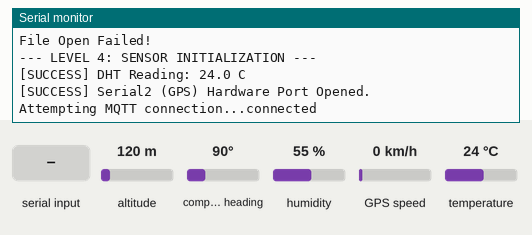
Recording of a program running on a simulated ESP32. On the bench: the last lines printed to the serial monitor. The test bench sets the inputs (shaded band); at power-on: temperature 24 °C, altitude 120 m, compass heading 90°, humidity 55 %, GPS speed 0 km/h. WiFi joins after 1.5 s; servers stay silent unless stated; storage starts empty; the GPS gets a fix after 3 s at 37.7749, -122.4194 with 8 satellites; no MQTT or app messages arrive unless stated.

Above: at 4.7 s.
4.8 s: "d" received over Serial
At 4.96 s:
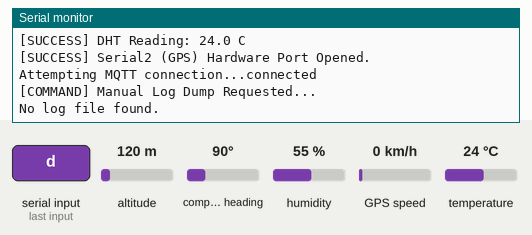
6.3 s: "e" received over Serial
At 7.1 s:
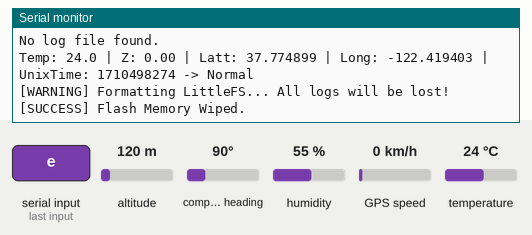
9.3 s: temperature set to 19 °C
At 11.4 s:
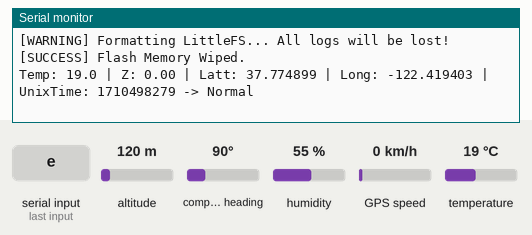

Measured:
- after the input at 4.8 s, the serial monitor: prints a new line at once (image 1)
- after the input at 6.3 s, the serial monitor: prints a new line at once (image 2)
- after the input at 9.3 s, the serial monitor: prints a new line after 0.71 s (image 3)

The program:

main.cpp
```cpp
#include <Arduino.h>
#include <WiFi.h>
#include <PubSubClient.h>
#include <LittleFS.h>
#include <DHT.h>
#include <TinyGPS++.h>
#include <TimeLib.h>

#include "soc/soc.h"
#include "soc/rtc_cntl_reg.h"
#include "AnomalyDetector.h"
#include "Structs.h"

#define DHT_PIN 4
#define DHT_TYPE DHT22
DHT dht(DHT_PIN, DHT_TYPE);

// WiFi must be 2G for ESP to connect
const char* ssid = "";
const char* password = "";

// --- OBJECTS ---
WiFiClient espClient;
PubSubClient mqtt(espClient);
TinyGPSPlus gps;
AnomalyDetector tempMonitor(10);
unsigned long lastMsg = 0;
unsigned long lastSent = 0;
const char* logPath = "/logs.csv";

// --- ADAFRUIT IO CONFIG ---
const char* mqtt_server = "io.adafruit.com";
const char* mqtt_user   = "";
const char* mqtt_key    = "";
const char* mqtt_temp_feed   = "";
const char* mqtt_zScore_feed = "";
const char* mqtt_location_feed = "";


// --- MQTT connect function ---
void connectMQTT() {
    while (!mqtt.connected()) {
        Serial.print("Attempting MQTT connection...");

        if (mqtt.connect("ESP32_Client", mqtt_user, mqtt_key)) {
            Serial.println("connected");
        } else {
            Serial.print("failed, rc=");
            Serial.print(mqtt.state());
            Serial.println(" try again in 5 seconds");
            delay(5000);
        }
    }
}

// --- Log to Flash ---
// logs data to LittleFS partition on ESP32
void logToFlash(float temp, float zScore, double latt, double lng, unsigned long time) {
    File file = LittleFS.open(logPath, FILE_APPEND);

    if (!file) {
        Serial.println("[ERROR] LittleFS: Failed to open file for appending.");
        return;
    }

    size_t bytesWritten;
    if (latt == 0.0 && lng == 0.0) {
        bytesWritten = file.printf("%.2f,%.2f,-,-\n", temp, zScore);
    } else {
        bytesWritten = file.printf("%.2f,%.2f,%.6f,%.6f,%lu\n", temp, zScore, latt, lng, time);
    }

    if (bytesWritten > 0) {
        Serial.printf("[SUCCESS] Logged %d bytes to Flash.\n", bytesWritten);
    } else {
        Serial.println("[ERROR] LittleFS: Write failed.");
    }

    file.close();
}

// ---Prints all entries on LittleFS partition
void dumpLogs() {
    File file = LittleFS.open(logPath, "r");
    if (!file) {
        Serial.println("No log file found.");
        return;
    }
    Serial.println("---CSV_START---");
    while (file.available()) {
        Serial.write(file.read());
    }
    Serial.println("---CSV_END---");
    file.close();
}

// ---Get UnixTime---
// Returns time from gps is unix format

unsigned long  getUnixTime(){
    if (gps.date.isValid() && gps.time.isValid()) {
        tmElements_t tm;
        tm.Year = CalendarYrToTm(gps.date.year()); // Years since 1970
        tm.Month = gps.date.month();
        tm.Day = gps.date.day();
        tm.Hour = gps.time.hour();
        tm.Minute = gps.time.minute();
        tm.Second = gps.time.second();

        unsigned long unixTime = makeTime(tm); // Convert to Unix time
        return unixTime;
        } else {return 0;}
}


void setup() {
    WRITE_PERI_REG(RTC_CNTL_BROWN_OUT_REG, 0);
    Serial.begin(115200);
    delay(2000);

    Serial.println("\n--- LEVEL 2: WIFI + LOGIC TEST ---");

    // Limit wifi power to avoid brownouts
    WiFi.mode(WIFI_STA);
    WiFi.setTxPower(WIFI_POWER_11dBm);
    WiFi.begin(ssid, password);

    // Wait for connection
    while (WiFi.status() != WL_CONNECTED) {
        delay(500);
        Serial.print(".");
    }
    Serial.println("\nWiFi Connected!");

    Serial.println("\n--- LEVEL 3: FLASH STORAGE TEST ---");

    // 1. Try to mount the file system
    if(!LittleFS.begin(true)) {
        Serial.println("LittleFS Mount Failed!");
    } else {
        Serial.println("LittleFS Mounted Successfully.");

        File file = LittleFS.open("/logs.csv", "r");
        if(file) {
            file.close();
            Serial.println("Testing Flash Write Stability...");
            Serial.println("Flash Write SUCCESS!");
        } else {
            Serial.println("File Open Failed!");
        }
    }

    Serial.println("\n--- LEVEL 4: SENSOR INITIALIZATION ---");

    // 1. Start DHT
    dht.begin();
    float t = dht.readTemperature();
    if (isnan(t)) {
        Serial.println("[FAIL] DHT not found or wiring loose.");
    } else {
        Serial.printf("[SUCCESS] DHT Reading: %.1f C\n", t);
    }

    // 2. Start GPS Serial
    // Even if it doesn't have a fix yet, starting the hardware UART is the test.
    Serial2.begin(9600, SERIAL_8N1, 22, 23);
    Serial.println("[SUCCESS] Serial2 (GPS) Hardware Port Opened.");

    mqtt.setServer(mqtt_server, 1883);
}


void loop() {

    //Check for input at the start of loop
    if (Serial.available() > 0) {
        char incoming = Serial.read(); // Read the first character sent

        // Option: 'd' for Dump
        if (incoming == 'd' || incoming == 'D') {
            Serial.println("\n[COMMAND] Manual Log Dump Requested...");
            dumpLogs();
        }

        // Option: 'e' for Erase (Careful!)
        if (incoming == 'e' || incoming == 'E') {
            Serial.println("\n[WARNING] Formatting LittleFS... All logs will be lost!");
            LittleFS.format();
            Serial.println("[SUCCESS] Flash Memory Wiped.");
        }
    }

    //Keep MQTT Alive
    if (!mqtt.connected()) {
        connectMQTT();
    }
    mqtt.loop();

    //Feed GPS
    while (Serial2.available() > 0) {
        gps.encode(Serial2.read());
    }

    //Main Logic (Every 5 seconds)
    unsigned long now = millis();
    if (now - lastMsg > 5000) {
        lastMsg = now;

        float t = dht.readTemperature();
        float latt = gps.location.lat();
        float lng = gps.location.lng();
        unsigned long time = getUnixTime();
        if (!isnan(t)) {
            tempMonitor.update(t);
            float z = tempMonitor.getZscore();

            if (!isnan(latt) && !isnan(lng)){
                Serial.printf("Temp: %.1f | Z: %.2f | Latt: %.6f | Long: %.6f | UnixTime: %lu", t, z, latt, lng, time);
            } else{
            Serial.printf("Temp: %.1f | Z: %.2f  -> No GPS fix", t, z);}

            if (now - lastSent > 60000){
                lastSent = now;
                Serial.println("\nRoutine Sending to Adafruit\n");
                if (!isnan(latt) && !isnan(lng)){
                    String temp_payload = String(t);
                    String location_payload = "0," +String(latt, 6) + "," + String(lng, 6) + ",0";
                    String zScore_payload = String(z);
                    mqtt.publish(mqtt_temp_feed, temp_payload.c_str());
                    mqtt.publish(mqtt_location_feed, location_payload.c_str());
                    mqtt.publish(mqtt_zScore_feed, zScore_payload.c_str());
                    logToFlash(t,z,latt,lng,time);

                }else{
                    String temp_payload = String(t);
                    String zScore_payload = String(z);
                    mqtt.publish(mqtt_temp_feed, temp_payload.c_str());
                    mqtt.publish(mqtt_zScore_feed, zScore_payload.c_str());
                    logToFlash(t,z,0.0,0.0,0);
                }
            }
            //Trigger logic
            if (tempMonitor.isHotSpot()) {
            Serial.println(" -> !! HOTSPOT !! Sending to Adafruit...");
                String temp_payload = String(t);
                String location_payload = "0," +String(latt, 6) + "," + String(lng, 6) + ",0";
                String zScore_payload = String(z);+ "0.0";
                mqtt.publish(mqtt_temp_feed, temp_payload.c_str());
                mqtt.publish(mqtt_location_feed, location_payload.c_str());
                mqtt.publish(mqtt_zScore_feed, zScore_payload.c_str());
                logToFlash(t,z,latt,lng, time);
            } else {
            Serial.println(" -> Normal");
            }

        }

    }

}
```

AnomalyDetector.h
```cpp
class AnomalyDetector{
    private:
        float _window[50];
        int _windowSize;
        int _windowIdx;
        float _windowAverage;
        int _sampleCount;
        float _rollingSum;
        float _varianceRollingSum;
        float _variance;
        float _standardDeviation;
        float _zScore;


    public:
        AnomalyDetector(int size){
            if (size > 50) {size = 50;}
            if (size == 0) {size = 1;}
            _windowSize = size;
            _windowIdx = 0;
            _sampleCount = 0;
            _zScore = 0.0f;

            for(int i = 0; i < 50; i++) {_window[i] = 0.0f;}
        }

    void update (float newTemp){
        _rollingSum = 0;
        _varianceRollingSum = 0;
        _window[_windowIdx] = newTemp;
        _windowIdx = (_windowIdx + 1) % _windowSize;
        _sampleCount ++;


        if (_sampleCount >=_windowSize){
            for (int i{0}; i <_windowSize; i++){
                _rollingSum += _window[i];
            }
            _windowAverage = _rollingSum / _windowSize;
            for (int i{0}; i<_windowSize; i++){
                _varianceRollingSum += (_window[i] - _windowAverage)*(_window[i] - _windowAverage);
            }
            _variance = _varianceRollingSum / _windowSize;
            _standardDeviation = sqrtf(_variance);

            //CALCULATE Z-SCORE - avoid dividing by 0 as that would crash ESP32
            if (_standardDeviation >0){
                _zScore = (newTemp - _windowAverage) / _standardDeviation;
            }
            }
    }

    float getZscore() {return _zScore;}
    float getStdDev() {return _standardDeviation;}
    float getTemp() {
        if (_windowIdx == 0){return _window[_windowSize - 1];}
        else{return _window[_windowIdx - 1];}
        }
    bool isHotSpot() {
        if (_sampleCount < _windowSize){return false;}
        if (_zScore >= 3.0){return true;}
        else {return false;}
    }

};
```

Structs.h
```cpp
#ifndef STRUCTS_H  // "If STRUCTS_H is not defined..."
#define STRUCTS_H  // "...then define it now."

#include <Arduino.h>

// STRUCTS ----------------------------------------------

typedef struct {
  float tempC;
  float humidity;
  bool valid;
  uint32_t lastReadMs;
} DHTData;


typedef struct {
  float latt, lon;
  bool valid;
  uint32_t unixTime;
} GPSData;


typedef struct {
  DHTData dhtdata;
  GPSData gpsdata;
  float zScore;
} SystemState;

#endif
```
